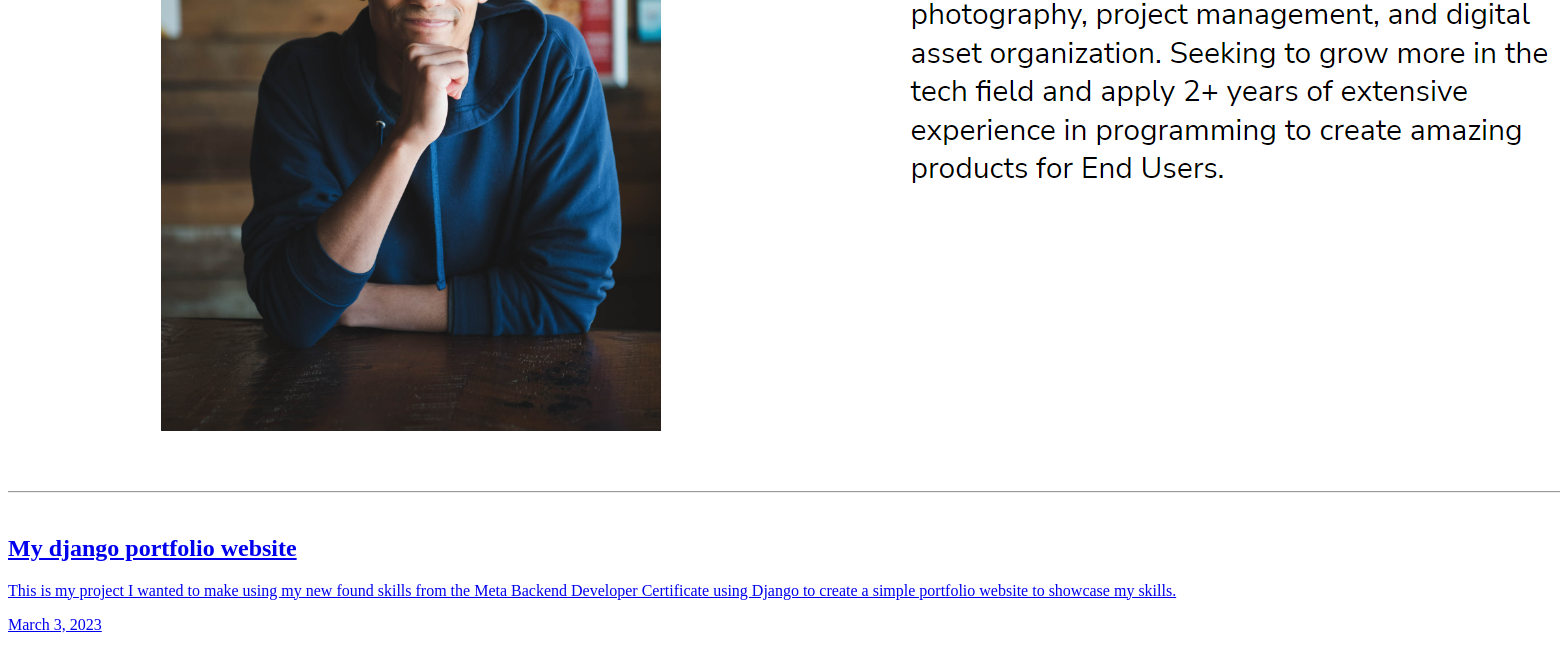
Before: / (lower part) with the older database file.
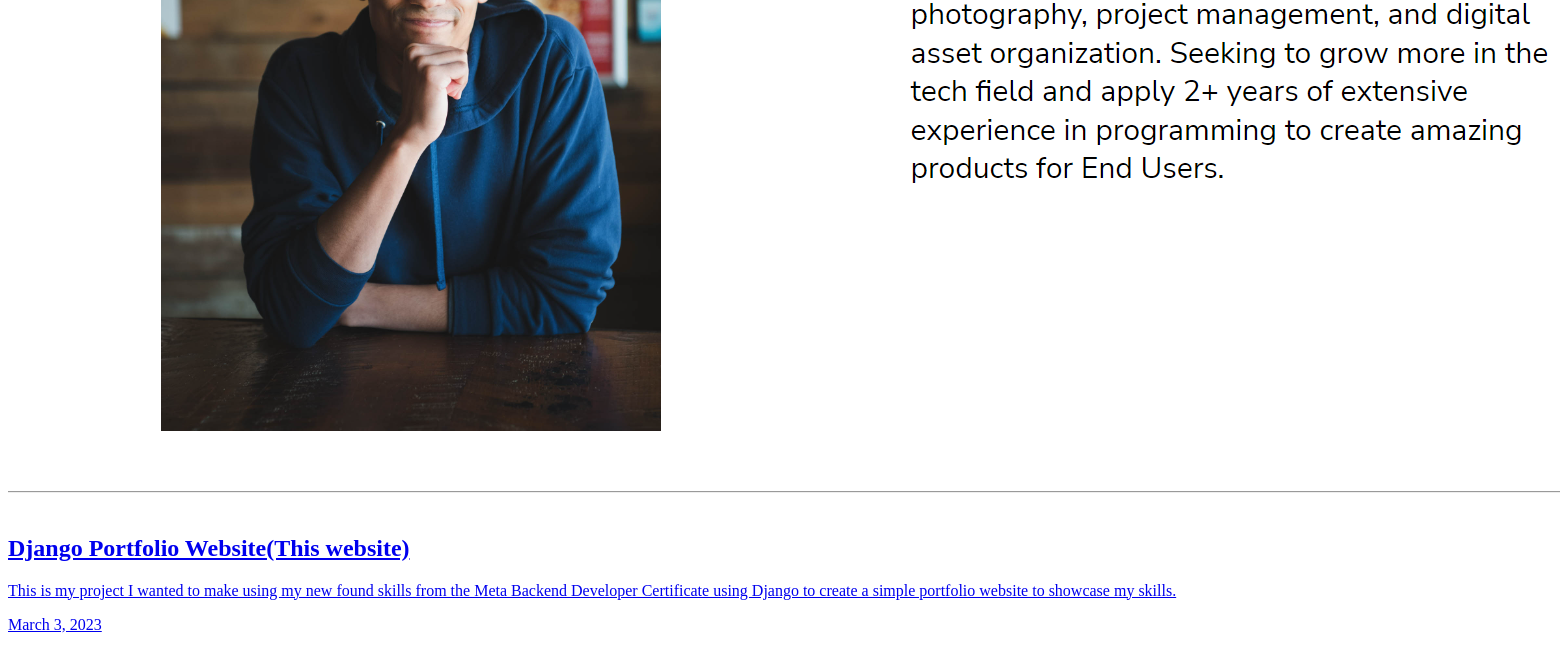
After: the same page with the newer database file.
### portfolioApp/models.py (models this page shows, shortened)
class Projects(models.Model):
    title = models.CharField(max_length=255, unique=True)
    description = models.TextField(max_length=1000, default='')
    created_at = models.DateTimeField(auto_now_add=True)
    project_image = models.ImageField(upload_to='staticfiles/assets/', null=True)
    def get_image_name(self):
        return os.path.basename(self.project_image.name)

### portfolioApp/views.py (the view)
# urls.py: 2. Add a URL to urlpatterns:  path('', views.home, name='home')
def home(request):
    projects_data = Projects.objects.all()
    return render(request, "index.html", {"projects": projects_data})

### portfolioApp/templates/index.html (shortened to what this page needs)
{% extends "base.html" %}
{% block content %}
{% load static %}
{% include "projects.html" %}
{% endblock %}

### portfolioApp/templates/projects.html
<section class="projects">
    {% for project in projects %}
    <div class="project-card-box">
        <a href="{% url 'project_page' project_id=project.id %}">
            <div class="project-card">
                <img src="static/assets/{{project.get_image_name}}" alt="">
                <div class="project-card-content">
                    <h2>{{project.title}}</h2>
                    <p>{{project.description}}</p>
                    <p class="project-date">{{project.created_at.date}}</p>
                </div>
            </div>
        </a>
    </div>
    {% endfor %}
</section>

Changed rows visible on the page:
changed Projects: title "My django portfolio website" → "Django Portfolio Website(This website)"
